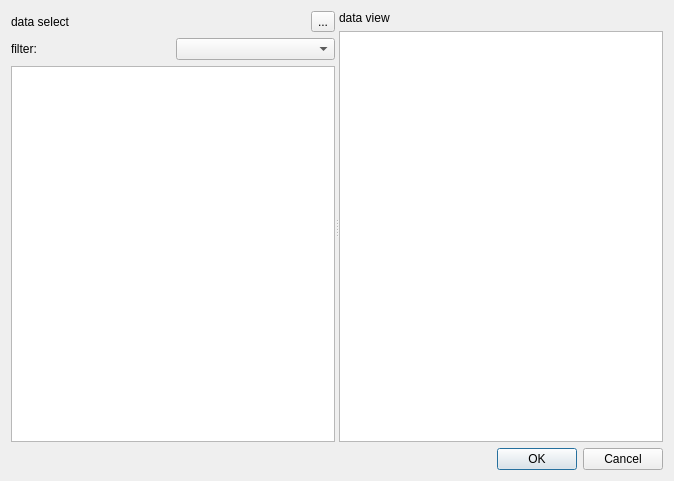
<?xml version="1.0" encoding="UTF-8"?>
<ui version="4.0">
 <class>SAValueSelectDialog</class>
 <widget class="QDialog" name="SAValueSelectDialog">
  <property name="geometry">
   <rect>
    <x>0</x>
    <y>0</y>
    <width>674</width>
    <height>481</height>
   </rect>
  </property>
  <property name="windowTitle">
   <string>Value Select</string>
  </property>
  <layout class="QVBoxLayout" name="verticalLayout_3">
   <item>
    <widget class="QSplitter" name="splitter">
     <property name="sizePolicy">
      <sizepolicy hsizetype="Expanding" vsizetype="Expanding">
       <horstretch>0</horstretch>
       <verstretch>0</verstretch>
      </sizepolicy>
     </property>
     <property name="orientation">
      <enum>Qt::Horizontal</enum>
     </property>
     <widget class="QWidget" name="layoutWidget">
      <layout class="QVBoxLayout" name="verticalLayout">
       <item>
        <layout class="QHBoxLayout" name="horizontalLayout">
         <item>
          <widget class="QLabel" name="label">
           <property name="text">
            <string>data select</string>
           </property>
          </widget>
         </item>
         <item>
          <widget class="QToolButton" name="toolButton_more">
           <property name="text">
            <string>...</string>
           </property>
          </widget>
         </item>
        </layout>
       </item>
       <item>
        <layout class="QHBoxLayout" name="horizontalLayout_2">
         <item>
          <widget class="QLabel" name="label_3">
           <property name="text">
            <string>filter:</string>
           </property>
          </widget>
         </item>
         <item>
          <widget class="QComboBox" name="comboBox"/>
         </item>
        </layout>
       </item>
       <item>
        <widget class="QTreeView" name="treeView"/>
       </item>
      </layout>
     </widget>
     <widget class="QWidget" name="layoutWidget">
      <layout class="QVBoxLayout" name="verticalLayout_2">
       <item>
        <widget class="QLabel" name="label_2">
         <property name="text">
          <string>data view</string>
         </property>
        </widget>
       </item>
       <item>
        <widget class="QTableView" name="tableView"/>
       </item>
      </layout>
     </widget>
    </widget>
   </item>
   <item>
    <layout class="QHBoxLayout" name="horizontalLayout_3">
     <item>
      <spacer name="horizontalSpacer">
       <property name="orientation">
        <enum>Qt::Horizontal</enum>
       </property>
       <property name="sizeHint" stdset="0">
        <size>
         <width>40</width>
         <height>20</height>
        </size>
       </property>
      </spacer>
     </item>
     <item>
      <widget class="QDialogButtonBox" name="buttonBox">
       <property name="sizePolicy">
        <sizepolicy hsizetype="Expanding" vsizetype="Fixed">
         <horstretch>0</horstretch>
         <verstretch>0</verstretch>
        </sizepolicy>
       </property>
       <property name="standardButtons">
        <set>QDialogButtonBox::Cancel|QDialogButtonBox::Ok</set>
       </property>
      </widget>
     </item>
    </layout>
   </item>
  </layout>
 </widget>
 <resources/>
 <connections/>
</ui>
